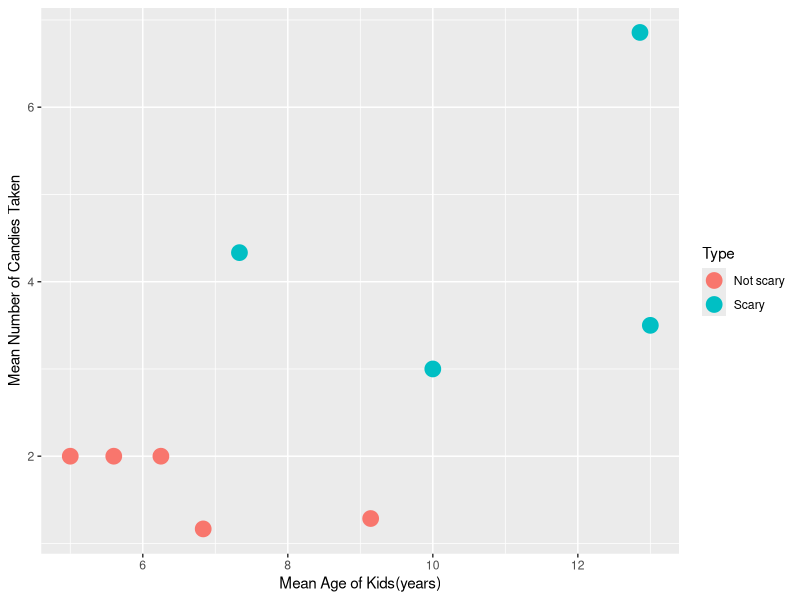
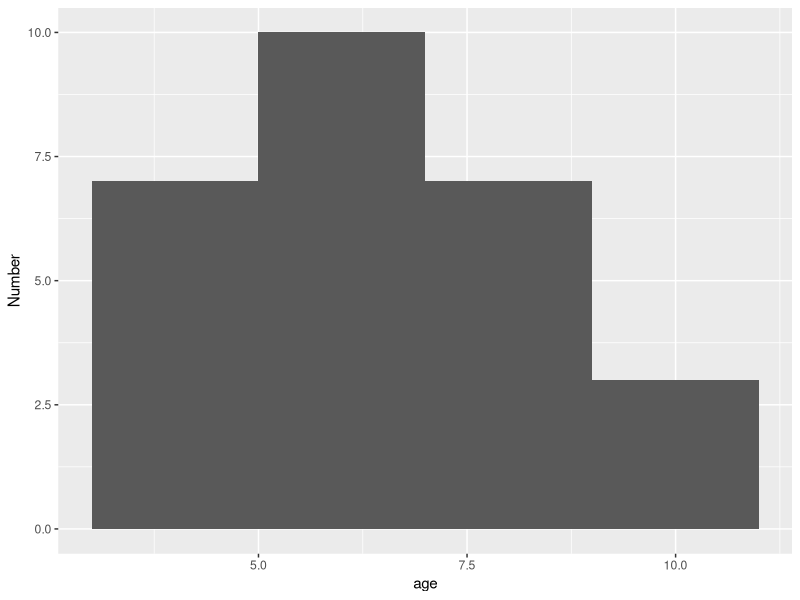
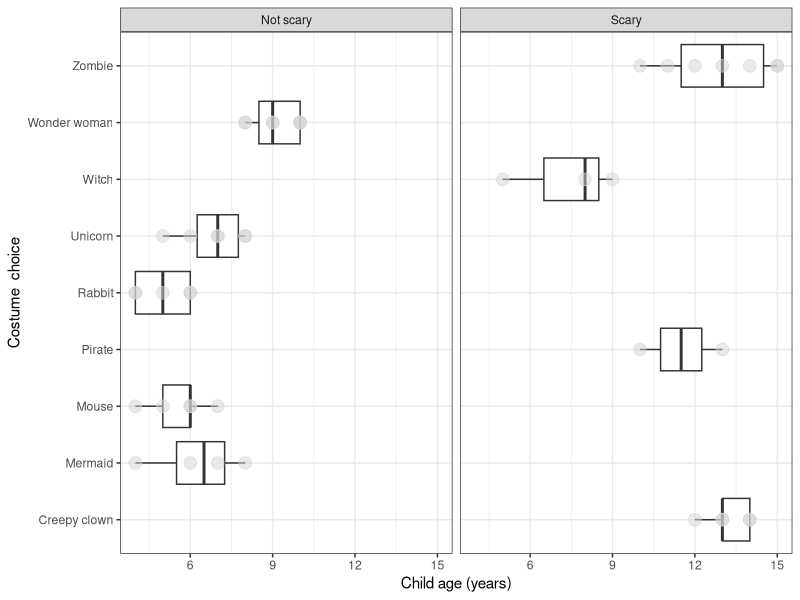

The R script that drew these images, in order:
## ---- chunk 1
rm(list = ls())
library(dplyr)
library(ggplot2)
library(here)
## ---- chunk 2
halloween <- read.csv(here("Data", "Halloween_data_PS2.csv"))
## ---- chunk 3
halloween$Costume[1:8] <- "Wonder woman" 

fixClown <- which(halloween$Costume == "clown"| halloween$Costume == "creepy clown") 
halloween$Costume[fixClown]<- "Creepy clown"

halloween$Costume[25:27] <- "Witch"
halloween$Costume[28:30] <- "Pirate" # didn't need to change this one  but thought it would look better

fixType <- which(halloween$Type == "scary")
halloween$Type[fixType] <- "Scary" 
halloween$Type[26] <- "Scary" # for some reason the other way didnt work for this one so I had to fix it like this

unique(halloween$Costume)

## ---- chunk 4
halloween$Costume <- as.factor(halloween$Costume)
halloween$Type <- as.factor(halloween$Type)
## ---- chunk 5
summary(halloween)
dim(halloween)
names(halloween)
## ---- chunk 6
#scary <- filter(halloween, Type == "Scary")
#notScary <- filter(halloween, Type == "Not scary")
WonderWoman <- filter(halloween, Costume == "Wonder Woman")
CreepyClown <- filter(halloween, Costume == "Creepy clown")
Unicorn <- filter(halloween, Costume == "Unicorn")
Rabbit <- filter(halloween, Costume == "Rabbit")
Witch <- filter(halloween, Costume == "Witch")
Pirate <- filter(halloween, Costume == "Pirate")
Mouse <- filter(halloween, Costume == "Mouse")
Zombie <- filter(halloween, Costume == "Zombie")
Mermaid <- filter(halloween, Costume == "Mermaid")
## ---- chunk 7
hw <- halloween[-c(4, 12, 29, 30),]
#hw <- halloween[-c(12, 30),]
#hw2 <- halloween[-c(4, 29),]
meanCostume <- summarise(group_by(hw, Costume), meanCandies = mean(candy_pieces), meanAge = mean(age))
#meanCostume <- summarise(group_by(hw, Costume), meanCandies = mean(candy_pieces))
#meanCostume2 <- summarise(group_by(hw2, Costume), meanAge = mean(age))
#meanCostume$Age <- subset(meanCostume2, select = meanAge)
meanCostume$Type <- c("Scary", "Not scary", "Not scary", "Scary", "Not scary", "Not scary", "Scary", "Not scary", "Scary") # wasnt sure how to keep a Type row so just made a new one
meanCostume$Type <- as.factor(meanCostume$Type) # make sure Type is a factor
str(meanCostume)
## ---- chunk 8
ggplot(meanCostume, aes(x = meanAge, y = meanCandies, color = Type)) + geom_point(size = 5) + xlab("Mean Age of Kids(years)") + ylab("Mean Number of Candies Taken")
## ---- chunk 9
YNS <- filter(halloween, Type == "Not scary" & age <= 10) # YNS = young not scary
ggplot(YNS, aes(x = age,)) + geom_histogram(binwidth = 2) + ylab("Number")
## ---- chunk 10
ggplot(halloween, aes(x = age, y = Costume)) + geom_boxplot() + geom_point(size = 4, color = 'lightgrey', alpha = 0.5) + xlab("Child age (years)") + ylab("Costume  choice") + theme_bw() + facet_wrap(~Type)
